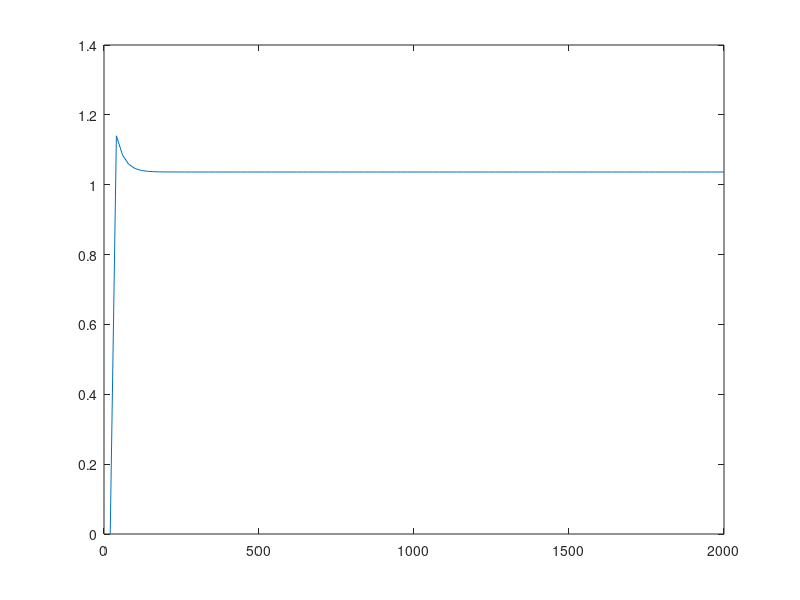

MATLAB code for this plot:

clc
clear all
V = 10;
A= 5; % max height = 2;
Q_in = 0.285;

OD = 0:1:100
b0=0;b1=0.002825;
x = linspace(0,100,100);
y = b0+b1*x;
% plot(x,y)
ConvOD = b0+b1*OD;%

Dt = 20;
rho = 1000;
g = 9.82;
h = 0;
old_hn = 0;
for n = 2:100
    OD = 1;
    Q_out(n) = abs((b0+b1*OD)*sqrt(rho*g*h(n-1)))
    %Q_out = 0.1+n/100;
    h_dot = (1/A)*(Q_in - Q_out(n))*Dt;
    h(n) = h(n-1)+h_dot;
    
end
plot(Dt*(1:n),h)